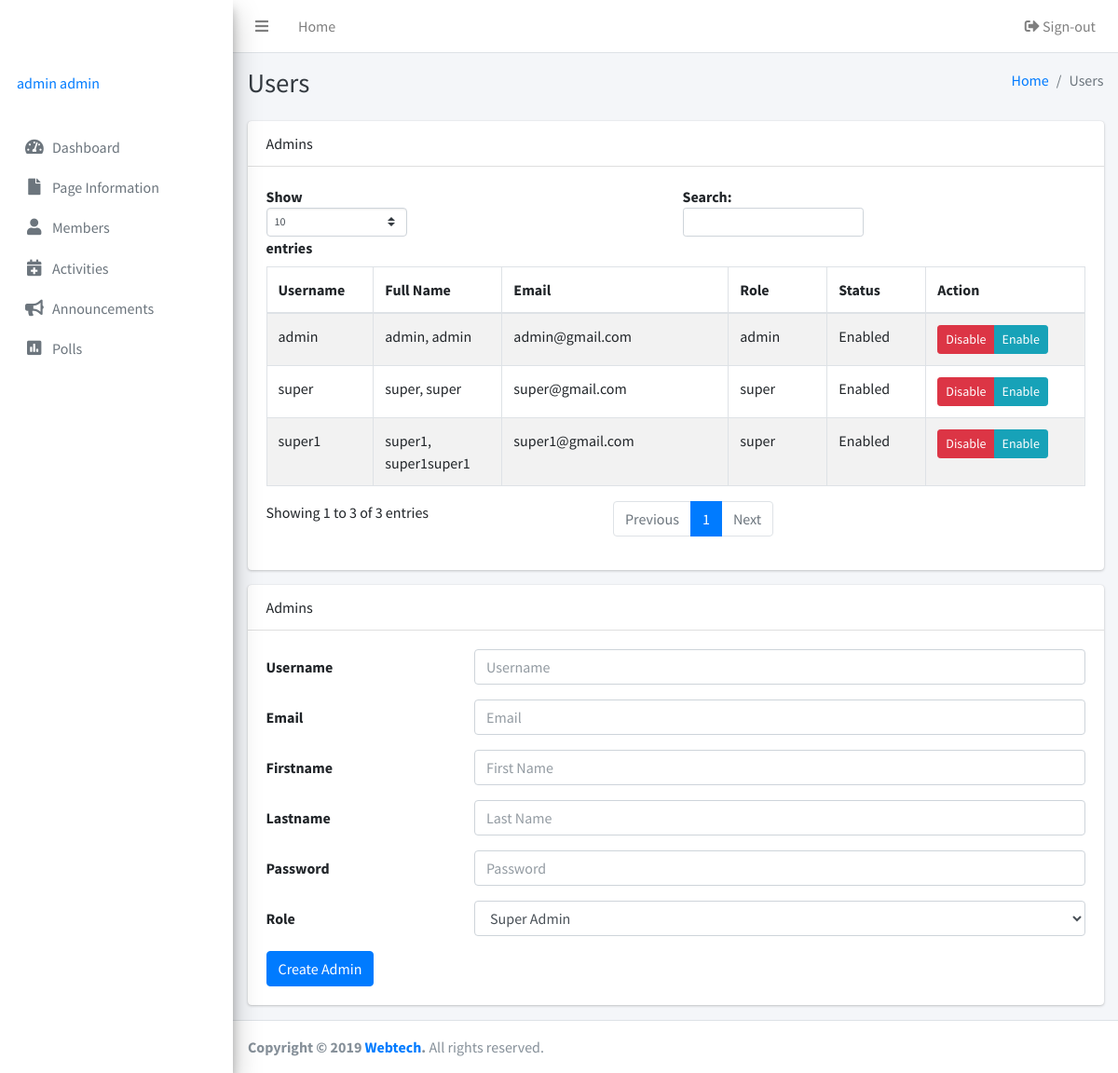
Before: /admins/users.php (signed in) with the older database file.
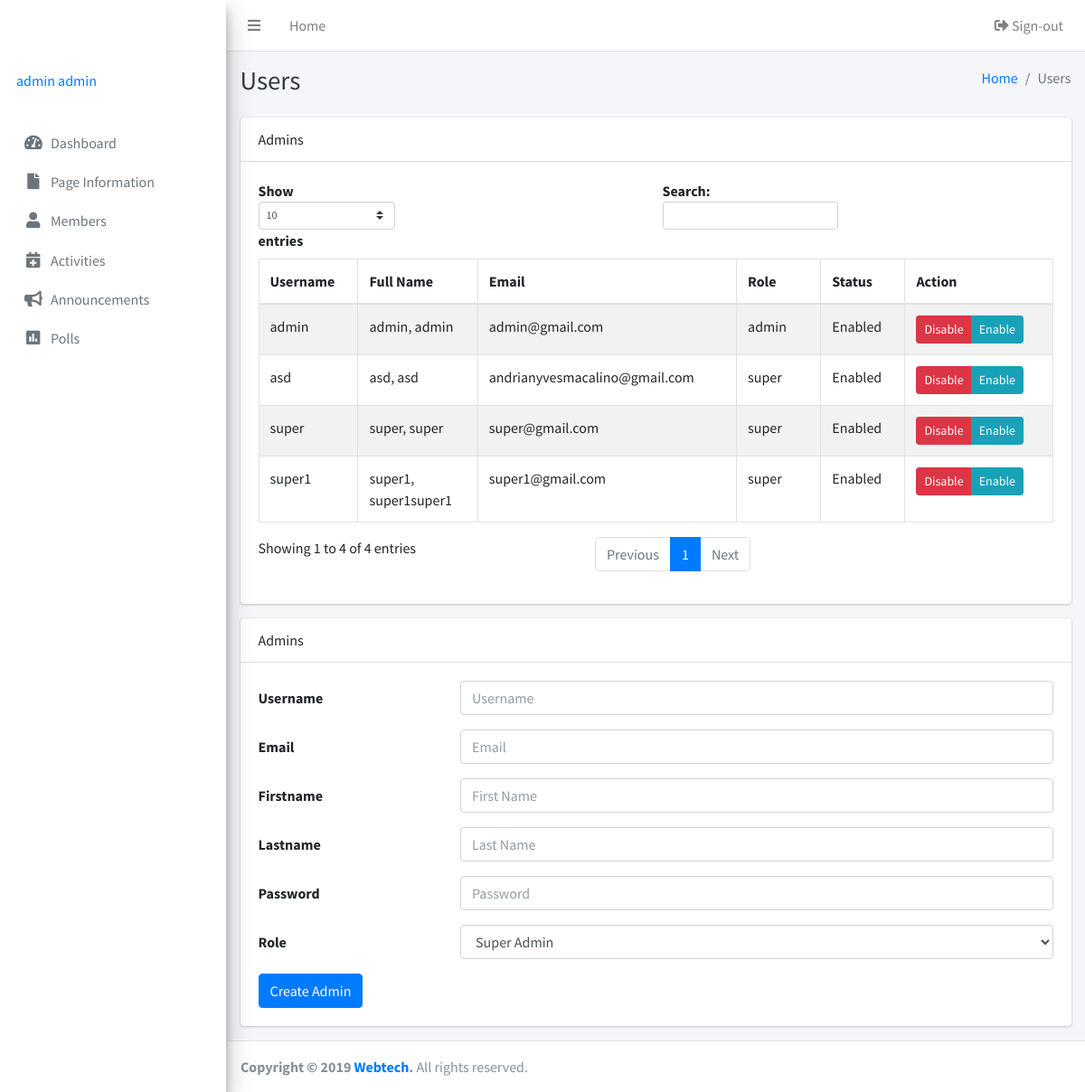
After: the same page with the newer database file.
### tables this page shows
CREATE TABLE IF NOT EXISTS `accounts` (
  `id` int(255) NOT NULL AUTO_INCREMENT,
  `firstname` varchar(255) NOT NULL,
  `lastname` varchar(255) NOT NULL,
  `username` varchar(255) NOT NULL,
  `email` varchar(255) NOT NULL,
  `password` varchar(255) NOT NULL,
  `role` enum('super','admin') NOT NULL,
  `status` enum('Enabled','Disabled') NOT NULL,
  PRIMARY KEY (`id`),
  UNIQUE KEY `username` (`username`)
);

### admins/inc/session.php (called while the page is built, shortened)
<?php
	require_once 'inc/db.php';;
	if(isset($_SESSION['admin'])){
		$sql = mysqli_query($db, "SELECT * FROM accounts where `username` = '".$_SESSION['admin']."'");
		$user = mysqli_fetch_assoc($sql);
	} else {
		header('location: login.php');
		exit();
	}
?>

### admins/users.php (the view, shortened to what the changed rows need)
<?php
  include 'inc/session.php';
  include 'inc/header.php';
  include 'inc/db.php';
 ?>
<body class="hold-transition sidebar-mini">
<div class="wrapper">
<?php include 'inc/navbar.php'; ?>
  <div class="content-wrapper">
    <div class="content-header">
      <div class="container-fluid">
        <div class="row mb-2">
          <div class="col-sm-6">
            <h1 class="m-0 text-dark">Users</h1>
          </div>
        </div>
      </div>
    </div>
    <div class="content">
      <div class="container-fluid">
         <div class="row">
          <div class="col-12">
            <div class="card">
              <div class="card-header">
               Admins
              </div>
              <div class="card-body">
                <table class="table table-bordered table-striped display">
                  <thead>
                  <tr>
                    <th width="50">Username</th>
                    <th width="120">Full Name</th>
                    <th width="200">Email</th>
                    <th width="100">Role</th>
                    <th width="100">Status</th>
                    <th width="100">Action</th>
                  </tr>
                  </thead>
                  <tbody>
                  <?php
                  $sql = mysqli_query($db, "SELECT * FROM accounts");
                  while ($row = mysqli_fetch_array($sql)) {
                        ?>
                  <tr>
                    <td><?php echo $row['username'];?></td>
                    <td><?php echo $row['lastname'];?>, <?php echo $row['firstname'];?></td>
                    <td><?php echo $row['email'];?></td>
                    <td><?php echo $row['role'];?></td>
                    <td><?php echo $row['status'];?></td>
                    <td>
                       <div class="btn-group btn-group-sm">
                        <a href='admindisabled.php?id=<?php echo $row['id']; ?>' class="btn btn-danger">Disable</a>
                        <a href='adminenabled.php?id=<?php echo $row['id']; ?>' class="btn btn-info">Enable</a>
                      </div>
                    </td>
                  </tr>
                  <?php   } ?>
                  </tbody>
                </table>
              </div>
            </div>
          </div>
        </div>
      </div>
    </div>
  </div>
</div>
</body>
</html>

### admins/inc/navbar.php (shortened to what the changed rows need)
<aside class="main-sidebar sidebar-gray elevation-4">
  <div class="sidebar">
    <div class="user-panel mt-3 pb-3 mb-3 d-flex">
      <div class="info">
        <a href="#" class="d-block"><?php echo $user['firstname']. ' '.$user['lastname']; ?></a>
      </div>
    </div>
  </div>
</aside>

Changed rows visible on the page:
added accounts: username "asd", lastname "asd", firstname "asd", email "andrianyvesmacalino@gmail.com", role "super", status "Enabled"
Other visible differences:
text written by a page script: "Show entries Search: Showing 1 to 3 of 3 entries Previous 1 Next" → "Show entries Search: Showing 1 to 4 of 4 entries Previous 1 Next"
